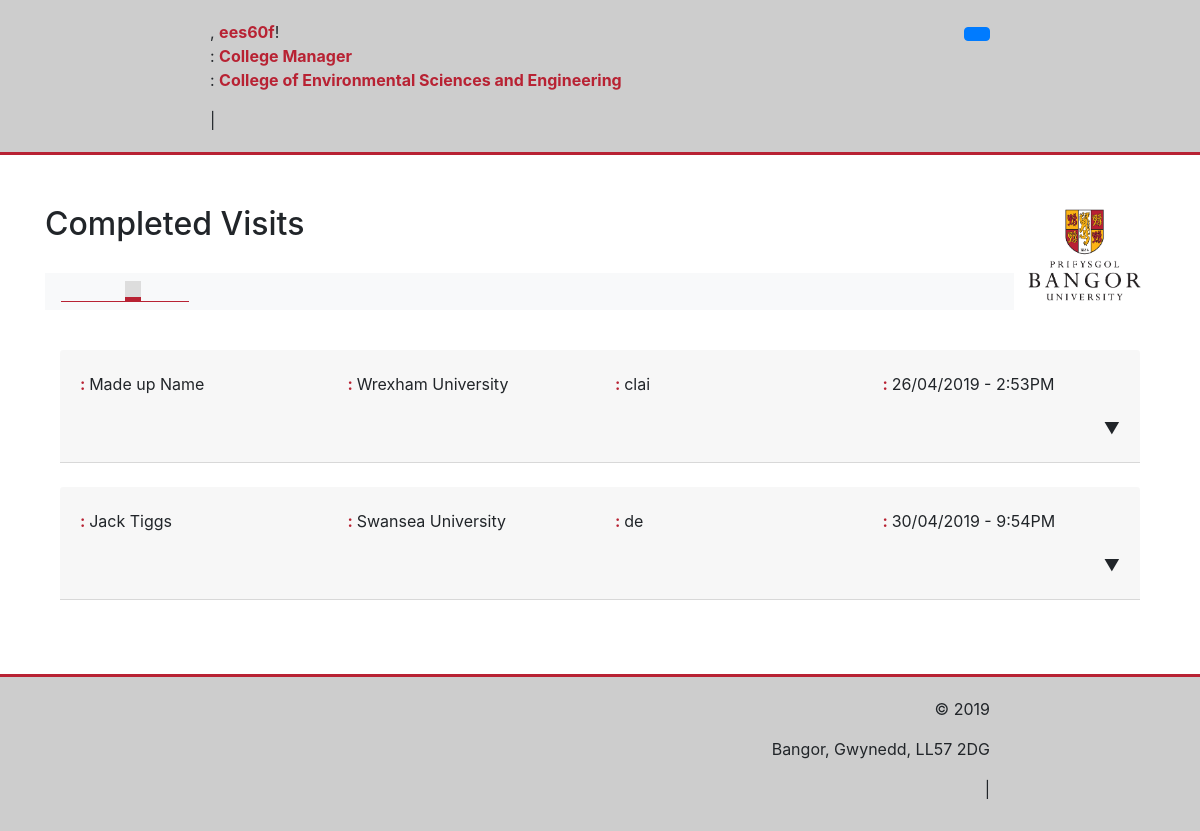
Page /view_complete.php (signed in) on the committed database.
### tables this page shows
CREATE TABLE `visit` (
  `visitId` int(11) NOT NULL,
  `visitorId` int(11) NOT NULL,
  `visitAddedDate` datetime NOT NULL,
  `visitCompletedDate` datetime DEFAULT NULL,
  `hostAcademic` varchar(8) NOT NULL,
  `startDate` datetime DEFAULT NULL,
  `endDate` datetime DEFAULT NULL,
  `status` enum('pending','denied','approved','completed') DEFAULT 'pending',
  `summary` text DEFAULT NULL,
  `financialImplications` text NOT NULL,
  `induction` tinyint(1) NOT NULL DEFAULT 0,
  `iprIssues` tinyint(1) NOT NULL DEFAULT 0,
  `iprFile` varchar(200) DEFAULT NULL,
  `supervisorApproved` tinyint(1) DEFAULT 0,
  `supervisorUsername` varchar(8) DEFAULT NULL,
  `supervisorApprovedDate` datetime DEFAULT NULL,
  `supervisorComment` text DEFAULT NULL,
  `hrApproved` tinyint(1) DEFAULT 0,
  `hrUsername` varchar(8) DEFAULT NULL,
  `hrApprovedDate` datetime DEFAULT NULL,
  `hrComment` text DEFAULT NULL,
  `cancelTime` datetime NOT NULL
);

CREATE TABLE `visitingAcademic` (
  `visitorId` int(11) NOT NULL,
  `hostAcademic` varchar(8) NOT NULL,
  `title` varchar(10) DEFAULT NULL,
  `fName` varchar(25) DEFAULT NULL,
  `lName` varchar(25) DEFAULT NULL,
  `visitorType` varchar(50) DEFAULT NULL,
  `visitorTypeExt` varchar(50) DEFAULT NULL,
  `homeInstitution` varchar(50) DEFAULT NULL,
  `department` varchar(60) DEFAULT NULL,
  `street` varchar(50) DEFAULT NULL,
  `city` varchar(50) DEFAULT NULL,
  `county` varchar(20) DEFAULT NULL,
  `postcode` varchar(8) DEFAULT NULL,
  `email` varchar(60) DEFAULT NULL,
  `phoneNumber` varchar(25) DEFAULT NULL
);

### view_complete.php (the view, shortened to what this page needs)
<?php $page = 'VC';
require 'includes/header.php';
?>
<h2>Completed Visits</h2>
<?php
require_once 'includes/database.php';
$currentAcademic = $_SESSION['username'];
        ?>
    <?php
$supervisorApproved = "SELECT v.visitId, v.visitorId, va.fName, va.lName, va.homeInstitution, va.department, va.email, va.phoneNumber, v.summary, v.visitAddedDate, v.status,  v.financialImplications, va.visitorType, va.visitorTypeExt,  v.startDate, v.endDate, v.supervisorApproved, v.supervisorUsername, v.supervisorApprovedDate, v.hrApproved, v.hrUsername, v.hrApprovedDate, v.hrComment, v.cancelTime, v.iprIssues, v.iprFile  FROM visit v, visitingAcademic va WHERE v.visitorId = va.visitorId AND v.hostAcademic LIKE '" . $currentAcademic . "%' AND v.supervisorApproved LIKE '4' AND v.hrApproved LIKE '4'  ORDER BY v.visitAddedDate DESC";
$supervisorApprovedresult = $link->query($supervisorApproved);
if ($supervisorApprovedresult->num_rows > 0) {
    echo "<div id='accordion'>";
    while ($row = $supervisorApprovedresult->fetch_assoc()) {
        $visitId = $row["visitId"];
        $visitorId = $row["visitorId"];
        $headingId = "heading" . $visitId . $visitorId;
        $collapseId = "collapse" . $visitId . $visitorId;
        $collapseIdHash = "#collapse" . $visitId . $visitorId;
        $fName = htmlspecialchars($row["fName"]);
        $lName = htmlspecialchars($row["lName"]);
        $homeInt = htmlspecialchars($row["homeInstitution"]);
        $department = htmlspecialchars($row["department"]);
        $cancelTime = $row['cancelTime'];
        $cancelTimeDisplay = date("d/m/Y - g:iA", strtotime($cancelTime));
        ?>
           <div class="container">
                <div class="card-header" id="<?php echo $headingId ?>" <button class="btn btn-link collapsed" data-toggle="collapse" data-target=" <?php echo $collapseIdHash ?>" aria-expanded="false" aria-controls=" <?php echo $collapseId ?>">
                    <div class="row">
                        <div class='col-sm'><b><?php echo $lang['Name'] ?>: </b> <?php echo htmlspecialchars($fName) . " " . htmlspecialchars($lName) ?></div>
                        <div class='col-sm'><b><?php echo $lang['Home Institution'] ?>: </b> <?php echo htmlspecialchars($homeInt) ?></div>
                        <div class='col-sm'><b><?php echo $lang['Department'] ?>: </b> <?php echo htmlspecialchars($department) ?></div>
                        <div class='col-sm'><b><?php echo $lang['Cancelled Date'] ?>: </b> <?php echo $cancelTimeDisplay ?></div>
                    </div>
                    <div class="row">
                        <div class='col-md-1 offset-md-11' style="text-align: right;"><?php echo $lang['seeMore'] ?> &#x25BC</div>
                    </div>
                </div>
            </div>
        <br>
    <?php
}
echo "</div>";
} else { }
?>
<?php require 'includes/footer.php'; ?>

### css/style.css (style rules this page uses)
html { background-color: white; }
.row { padding-top: 10px; padding-bottom: 10px; text-align: left; }
h2 { padding-bottom: 10px; }
b, strong { color: #B82233; }

### rows in the picture
visit: visitorId.fName "Made up", visitorId.lName "Name", visitorId.homeInstitution "Wrexham University", visitorId.department "clai", cancelTime "26/04/2019 - 2:53PM"
visit: visitorId.fName "Jack", visitorId.lName "Tiggs", visitorId.homeInstitution "Swansea University", visitorId.department "de", cancelTime "30/04/2019 - 9:54PM"

### other values in the picture
$_SESSION["username"] "ees60f"
$_SESSION["role"] "College Manager"
$_SESSION["collegeName"] "College of Environmental Sciences and Engineering"
